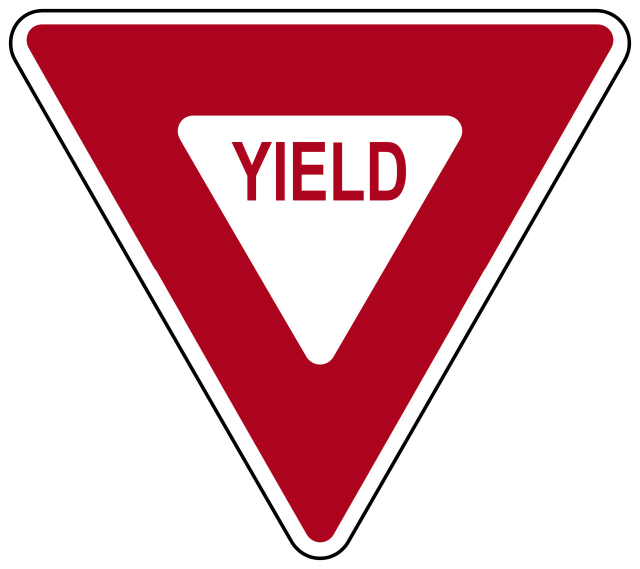
#> input picture yieldsigns/yield.jfif, 1280 x 1138 px (shown at 1/2 size)
$ python test.py
#> lines starting #> are read from the running program, lines starting #| are printed output that depends on the picture
import violajones
import featureselector
import cv2
import numpy as np

#image = cv2.imread("signs/stop&yield.jpg", cv2.IMREAD_GRAYSCALE)
image = cv2.imread("yieldsigns/yield.jfif", cv2.IMREAD_GRAYSCALE)
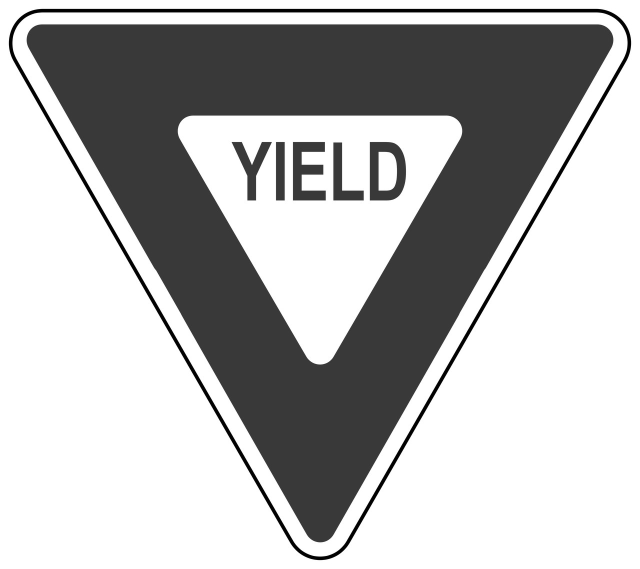
#> image: shape (1138, 1280) (shown at 1/2 size); min 0, max 255, mean 181.5
#image = cv2.imread("stopsigns/stopsign3.jpg", cv2.IMREAD_GRAYSCALE)
#image = cv2.imread("yieldsigns/yield3.jpg", cv2.IMREAD_GRAYSCALE)

image = cv2.resize(image, (400, 400))
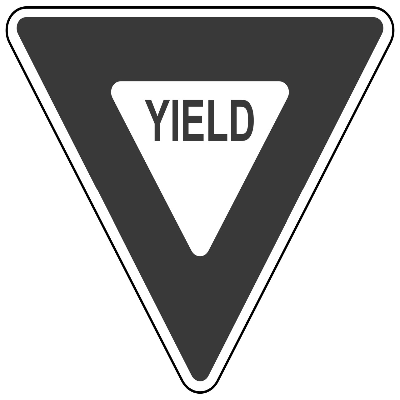
#> image: shape (400, 400); min 0, max 255, mean 181.2

params = cv2.SimpleBlobDetector_Params()

# Change thresholds
params.minThreshold = 10
params.maxThreshold = 10000

# Filter by Area
params.filterByArea = True
params.minArea = 100

# Filter by Circularity
params.filterByCircularity = True
params.minCircularity = 0.1

# Filter by Convexity
params.filterByConvexity = True
params.minConvexity = 0.87

# Filter by Inertia
params.filterByInertia = True
params.minInertiaRatio = 0.01

# Create Blob Detector
detector = cv2.SimpleBlobDetector_create(params)

keypoints = detector.detect(image)
#> keypoints = 1 keypoints; (x, y, size): (175, 120, 24.2)

image_with_keypoints = cv2.drawKeypoints(image, keypoints, np.array([]), (0, 0, 255), cv2.DRAW_MATCHES_FLAGS_DRAW_RICH_KEYPOINTS)

cv2.imshow("Blobs Detected", image_with_keypoints)
cv2.waitKey(0)
cv2.destroyAllWindows()
